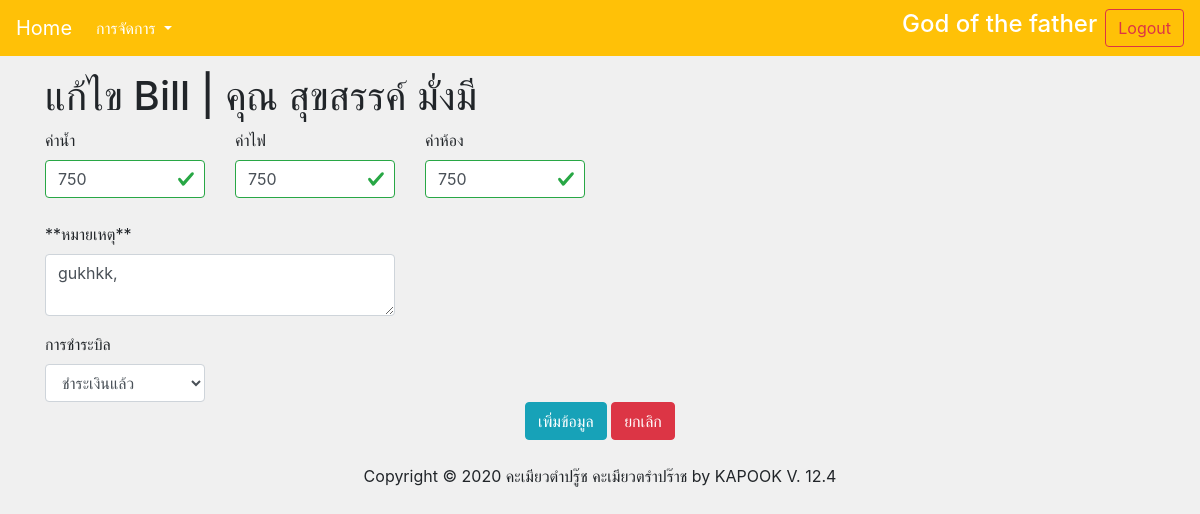
The page /editBillReport.php?id_bill=9 (signed in) on the database its author committed.
### tables this page shows
CREATE TABLE `bill` (
  `id_bill` int(11) NOT NULL,
  `id_member` int(11) NOT NULL,
  `water_bill` double NOT NULL,
  `electric_bill` double NOT NULL,
  `room_bill` double NOT NULL,
  `result_bill` double NOT NULL,
  `report_bill` text NOT NULL,
  `status_bill` varchar(15) NOT NULL,
  `date_bill` date NOT NULL
);

CREATE TABLE `member` (
  `id_member` int(11) NOT NULL,
  `idcard_member` varchar(14) NOT NULL,
  `name_member` varchar(30) NOT NULL,
  `sur_member` varchar(30) NOT NULL,
  `room_member` varchar(5) NOT NULL,
  `vehicle_member` varchar(12) DEFAULT NULL,
  `plate_member` varchar(10) DEFAULT NULL,
  `phone_member` varchar(10) NOT NULL,
  `fristday_member` date DEFAULT NULL
);

### editBillReport.php (the view, shortened to what this page needs)
<?php
require 'connect.php';
if (!$_SESSION['userid']) {
    echo "<script>";
    echo "alert('ไม่ได้มีการ login เข้ามาอย่างถูกต้อง')";
    echo "</script>";
    Header('Refresh:0; url=index.php');
} else if ($_SESSION['userstatus'] == "user") {
    echo "<script>";
    echo "alert('ไม่มีสิทธิ์ในการใช้งาน\nจะต้องเป็นผู้ใช้ระดับ Admin เท่านั้น')";
    echo "</script>";
} else {
    $name_login = $_SESSION['name'];
    $id_bill = $_REQUEST['id_bill'];
    $query  = "SELECT bill.id_bill,member.id_member,member.name_member,member.sur_member,bill.water_bill,bill.electric_bill,bill.room_bill,bill.report_bill FROM bill INNER JOIN member ON bill.id_member=member.id_member WHERE bill.id_bill=$id_bill";
    $result = mysqli_query($connect, $query);
    while ($row = mysqli_fetch_array($result)) {
        $name = $row['name_member'] . " " . $row['sur_member'];
        $water = $row['water_bill'];
        $ele = $row['electric_bill'];
        $room = $row['room_bill'];
        $report = $row['report_bill'];
    }
?>
    <html>
    <head>
        <link rel="stylesheet" href="https://maxcdn.bootstrapcdn.com/bootstrap/4.0.0/css/bootstrap.min.css">
        <link rel="stylesheet" href="https://cdnjs.cloudflare.com/ajax/libs/twitter-bootstrap/4.5.2/css/bootstrap.css">
        <link rel="stylesheet" href="https://cdn.datatables.net/1.10.22/css/dataTables.bootstrap4.min.css">
        <link rel="stylesheet" href=" https://cdn.datatables.net/buttons/1.6.4/css/buttons.bootstrap4.min.css">
        <link rel="stylesheet" href="asset/style.css">
    </head>
    <body>
        <div class="sticky-top">
            <nav class="navbar navbar-expand-lg  navbar-light bg-warning">
                <a class="navbar-brand text-white" href="admin.php">Home</a>
                <div class="collapse navbar-collapse" id="navbarSupportedContent">
                    <ul class="navbar-nav mr-auto">
                        <li class="nav-item dropdown">
                            <a class="nav-link dropdown-toggle text-white" href="#" id="navbarDropdown" role="button" data-toggle="dropdown" aria-haspopup="true" aria-expanded="false">
                                การจัดการ
                            </a>
                        </li>
                    </ul>
                    <form class="form-inline my-2 my-lg-0">
                        <h4 class="mr-sm-2 text-white"><?php echo $name_login; ?></h4>
                        <button type="button" class="btn btn-outline-danger" data-toggle="modal" data-target="#exampleModal">
                            Logout
                        </button>
                    </form>
                </div>
            </nav>
        </div>
        <div class="container pt-3">
            <h1>แก้ไข Bill | คุณ <?php echo $name; ?></h1>
            <div class="form-group">
                <div class="row">
                    <div class="col-2">
                        <label>ค่าน้ำ</label>
                        <div class="was-validated">
                            <input type="number" class="form-control" name="water_bill" id="water_bill" value="<?php echo $water; ?>" required>
                        </div>
                    </div>
                    <div class="col-2">
                        <label>ค่าไฟ</label>
                        <div class="was-validated">
                            <input type="number" class="form-control" name="electric_bill" id="electric_bill" value="<?php echo $ele; ?>" required>
                        </div>
                    </div>
                    <div class="col-2">
                        <label>ค่าห้อง</label>
                        <div class="was-validated">
                            <input type="number" class="form-control" name="room_bill" id="room_bill" value="<?php echo $room; ?>" required>
                        </div>
                    </div>
                </div>
                <br>
                <div class="row">
                    <div class="col-4">
                        <label>**หมายเหตุ**</label>
                        <textarea class="form-control" name="report_bill" id="report_bill"><?php echo $report; ?></textarea>
                    </div>
                </div>
            </div>
            <div class="row">
                <div class="col-2">
                    <label>การชำระบิล</label>
                    <select class="form-control" id="status_bill">
                        <option value="ชำระแล้ว">ชำระเงินแล้ว</option>
                    </select>
                </div>
            </div>
        </div>
        <center>
            <button type="button" class="btn btn-info" data-toggle="modal" data-target="#updatebill">เพิ่มข้อมูล</button>
            <input type="reset" class="btn btn-danger" value="ยกเลิก">
        </center>
        <br>
        <center>Copyright © 2020 คะเมียวตำปรู๊ช คะเมียวตรำปร๊าช by KAPOOK V. 12.4</center><br>
        </div><br>
    </body>
    </html>
<?php } ?>

### asset/style.css (style rules this page uses)
body { background-color: rgb(240, 240, 240); }

### rows shown on the page
bill: id_member.sur_member "สุขสรรค์ มั่งมี", water_bill "750", electric_bill "750", room_bill "750", report_bill "gukhkk,"

### other values the page prints
$name_login "God of the father"
